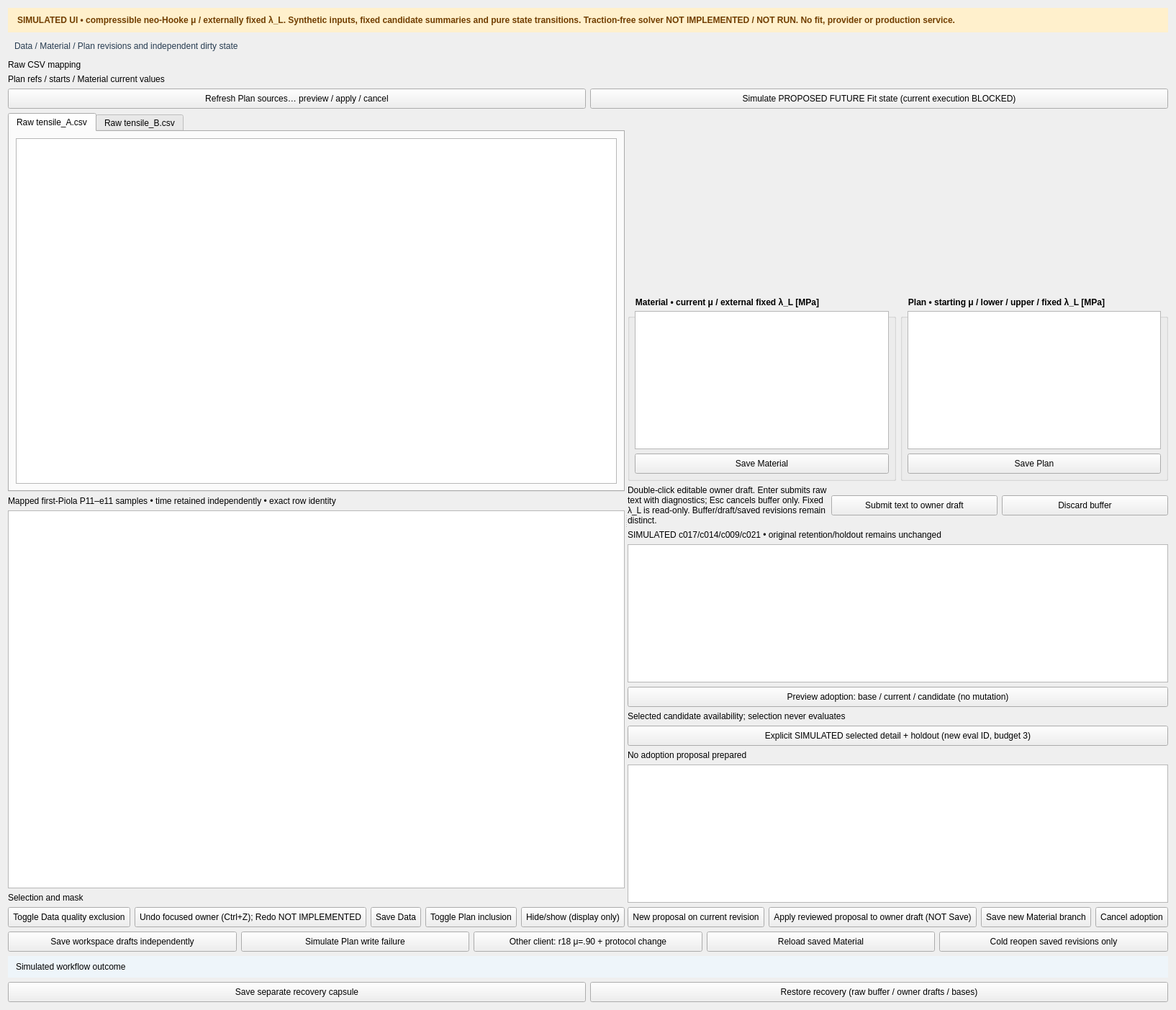
<?xml version='1.0' encoding='UTF-8'?>
<ui version="4.0">
 <class>MaterialPlanningForm</class>
 <widget class="QWidget" name="MaterialPlanningForm">
  <property name="windowTitle">
   <string>SIMULATED UI • Material planning</string>
  </property>
  <property name="styleSheet">
   <string>QWidget {font-family: Segoe UI; font-size: 12px;} QGroupBox {font-weight: bold; margin-top: 9px;} QGroupBox::title {subcontrol-origin: margin; left: 9px;} QPushButton {padding: 6px;} QTableWidget {font-weight: normal;} QLabel#simulationLabel {background: #fff0cc; color: #713e00; padding: 10px; font-weight: bold;} QLabel#messageLabel {background: #eef5fa; padding: 8px;} QLabel#stateLabel {padding: 6px; color: #263b50;}</string>
  </property>
  <layout class="QVBoxLayout" name="mainLayout">
   <item>
    <widget class="QLabel" name="simulationLabel">
     <property name="wordWrap">
      <bool>true</bool>
     </property>
     <property name="text">
      <string>SIMULATED UI • compressible neo-Hooke μ / externally fixed λ_L. Synthetic inputs, fixed candidate summaries and pure state transitions. Traction-free solver NOT IMPLEMENTED / NOT RUN. No fit, provider or production service.</string>
     </property>
    </widget>
   </item>
   <item>
    <widget class="QLabel" name="stateLabel">
     <property name="wordWrap">
      <bool>true</bool>
     </property>
     <property name="text">
      <string>Data / Material / Plan revisions and independent dirty state</string>
     </property>
    </widget>
   </item>
   <item>
    <widget class="QLabel" name="mappingLabel">
     <property name="wordWrap">
      <bool>true</bool>
     </property>
     <property name="text">
      <string>Raw CSV mapping</string>
     </property>
    </widget>
   </item>
   <item>
    <widget class="QLabel" name="sourceRefsLabel">
     <property name="wordWrap">
      <bool>true</bool>
     </property>
     <property name="text">
      <string>Plan refs / starts / Material current values</string>
     </property>
    </widget>
   </item>
   <item>
    <layout class="QHBoxLayout" name="sourceControls">
     <item>
      <widget class="QPushButton" name="refreshSourceButton">
       <property name="text">
        <string>Refresh Plan sources… preview / apply / cancel</string>
       </property>
      </widget>
     </item>
     <item>
      <widget class="QPushButton" name="simulateRunButton">
       <property name="text">
        <string>Simulate PROPOSED FUTURE Fit state (current execution BLOCKED)</string>
       </property>
      </widget>
     </item>
    </layout>
   </item>
   <item>
    <widget class="QSplitter" name="mainSplitter">
     <property name="orientation">
      <enum>Qt::Horizontal</enum>
     </property>
     <widget class="QWidget" name="inputPanel">
      <layout class="QVBoxLayout" name="inputLayout">
       <item>
        <widget class="QTabWidget" name="rawTabs">
         <widget class="QWidget" name="rawATab">
          <attribute name="title">
           <string>Raw tensile_A.csv</string>
          </attribute>
          <layout class="QVBoxLayout" name="rawALayout">
           <item>
            <widget class="QTableWidget" name="rawA">
             <property name="minimumHeight">
              <number>110</number>
             </property>
             <property name="maximumHeight">
              <number>200</number>
             </property>
            </widget>
           </item>
          </layout>
         </widget>
         <widget class="QWidget" name="rawBTab">
          <attribute name="title">
           <string>Raw tensile_B.csv</string>
          </attribute>
          <layout class="QVBoxLayout" name="rawBLayout">
           <item>
            <widget class="QTableWidget" name="rawB">
             <property name="minimumHeight">
              <number>110</number>
             </property>
             <property name="maximumHeight">
              <number>200</number>
             </property>
            </widget>
           </item>
          </layout>
         </widget>
        </widget>
       </item>
       <item>
        <widget class="QLabel" name="normalizedLabel">
         <property name="text">
          <string>Mapped first-Piola P11–e11 samples • time retained independently • exact row identity</string>
         </property>
        </widget>
       </item>
       <item>
        <widget class="QTableWidget" name="normalizedTable">
         <property name="minimumHeight">
          <number>110</number>
         </property>
         <property name="maximumHeight">
          <number>200</number>
         </property>
        </widget>
       </item>
       <item>
        <widget class="QLabel" name="selectionLabel">
         <property name="wordWrap">
          <bool>true</bool>
         </property>
         <property name="text">
          <string>Selection and mask</string>
         </property>
        </widget>
       </item>
       <item>
        <layout class="QHBoxLayout" name="maskActions">
         <item>
          <widget class="QPushButton" name="toggleMaskButton">
           <property name="text">
            <string>Toggle Data quality exclusion</string>
           </property>
          </widget>
         </item>
         <item>
          <widget class="QPushButton" name="undoMaskButton">
           <property name="text">
            <string>Undo focused owner (Ctrl+Z); Redo NOT IMPLEMENTED</string>
           </property>
          </widget>
         </item>
         <item>
          <widget class="QPushButton" name="saveDataButton">
           <property name="text">
            <string>Save Data</string>
           </property>
          </widget>
         </item>
         <item>
          <widget class="QPushButton" name="planMaskButton">
           <property name="text">
            <string>Toggle Plan inclusion</string>
           </property>
          </widget>
         </item>
         <item>
          <widget class="QPushButton" name="hideButton">
           <property name="text">
            <string>Hide/show (display only)</string>
           </property>
          </widget>
         </item>
        </layout>
       </item>
      </layout>
     </widget>
     <widget class="QWidget" name="materialPanel">
      <layout class="QVBoxLayout" name="materialLayout">
       <item>
        <widget class="QWidget" name="plotContainer">
         <property name="minimumSize">
          <size>
           <width>550</width>
           <height>250</height>
          </size>
         </property>
        </widget>
       </item>
       <item>
        <layout class="QHBoxLayout" name="valueGroups">
         <item>
          <widget class="QGroupBox" name="materialGroup">
           <layout class="QVBoxLayout" name="materialGroupLayout">
            <item>
             <widget class="QTableWidget" name="coefficientTable">
              <property name="minimumHeight">
               <number>110</number>
              </property>
              <property name="maximumHeight">
               <number>140</number>
              </property>
             </widget>
            </item>
            <item>
             <widget class="QPushButton" name="saveMaterialButton">
              <property name="text">
               <string>Save Material</string>
              </property>
             </widget>
            </item>
           </layout>
           <property name="title">
            <string>Material • current μ / external fixed λ_L [MPa]</string>
           </property>
          </widget>
         </item>
         <item>
          <widget class="QGroupBox" name="planGroup">
           <layout class="QVBoxLayout" name="planGroupLayout">
            <item>
             <widget class="QTableWidget" name="boundsTable">
              <property name="minimumHeight">
               <number>110</number>
              </property>
              <property name="maximumHeight">
               <number>140</number>
              </property>
             </widget>
            </item>
            <item>
             <widget class="QPushButton" name="savePlanButton">
              <property name="text">
               <string>Save Plan</string>
              </property>
             </widget>
            </item>
           </layout>
           <property name="title">
            <string>Plan • starting μ / lower / upper / fixed λ_L [MPa]</string>
           </property>
          </widget>
         </item>
        </layout>
       </item>
       <item>
        <layout class="QHBoxLayout" name="bufferActions">
         <item>
          <widget class="QLabel" name="bufferHelp">
           <property name="wordWrap">
            <bool>true</bool>
           </property>
           <property name="text">
            <string>Double-click editable owner draft. Enter submits raw text with diagnostics; Esc cancels buffer only. Fixed λ_L is read-only. Buffer/draft/saved revisions remain distinct.</string>
           </property>
          </widget>
         </item>
         <item>
          <widget class="QPushButton" name="commitBufferButton">
           <property name="text">
            <string>Submit text to owner draft</string>
           </property>
          </widget>
         </item>
         <item>
          <widget class="QPushButton" name="discardBufferButton">
           <property name="text">
            <string>Discard buffer</string>
           </property>
          </widget>
         </item>
        </layout>
       </item>
       <item>
        <widget class="QLabel" name="candidatesLabel">
         <property name="text">
          <string>SIMULATED c017/c014/c009/c021 • original retention/holdout remains unchanged</string>
         </property>
        </widget>
       </item>
       <item>
        <widget class="QTableWidget" name="candidateTable">
         <property name="minimumHeight">
          <number>110</number>
         </property>
         <property name="maximumHeight">
          <number>140</number>
         </property>
        </widget>
       </item>
       <item>
        <widget class="QPushButton" name="adoptButton">
         <property name="text">
          <string>Preview adoption: base / current / candidate (no mutation)</string>
         </property>
        </widget>
       </item>
       <item>
        <widget class="QLabel" name="candidateDetailLabel">
         <property name="text">
          <string>Selected candidate availability; selection never evaluates</string>
         </property>
         <property name="wordWrap">
          <bool>true</bool>
         </property>
        </widget>
       </item>
       <item>
        <widget class="QPushButton" name="evaluateDetailsButton">
         <property name="text">
          <string>Explicit SIMULATED selected detail + holdout (new eval ID, budget 3)</string>
         </property>
        </widget>
       </item>
       <item>
        <widget class="QLabel" name="adoptionLabel">
         <property name="text">
          <string>No adoption proposal prepared</string>
         </property>
         <property name="wordWrap">
          <bool>true</bool>
         </property>
        </widget>
       </item>
       <item>
        <widget class="QTableWidget" name="adoptionDiffTable">
         <property name="minimumHeight">
          <number>100</number>
         </property>
         <property name="maximumHeight">
          <number>130</number>
         </property>
        </widget>
       </item>
       <item>
        <layout class="QHBoxLayout" name="adoptionChoices">
         <item>
          <widget class="QPushButton" name="newProposalButton">
           <property name="text">
            <string>New proposal on current revision</string>
           </property>
          </widget>
         </item>
         <item>
          <widget class="QPushButton" name="applyProposalButton">
           <property name="text">
            <string>Apply reviewed proposal to owner draft (NOT Save)</string>
           </property>
          </widget>
         </item>
         <item>
          <widget class="QPushButton" name="branchButton">
           <property name="text">
            <string>Save new Material branch</string>
           </property>
          </widget>
         </item>
         <item>
          <widget class="QPushButton" name="cancelAdoptionButton">
           <property name="text">
            <string>Cancel adoption</string>
           </property>
          </widget>
         </item>
        </layout>
       </item>
      </layout>
     </widget>
    </widget>
   </item>
   <item>
    <layout class="QHBoxLayout" name="saveActions">
     <item>
      <widget class="QPushButton" name="saveAllButton">
       <property name="text">
        <string>Save workspace drafts independently</string>
       </property>
      </widget>
     </item>
     <item>
      <widget class="QPushButton" name="partialSaveButton">
       <property name="text">
        <string>Simulate Plan write failure</string>
       </property>
      </widget>
     </item>
     <item>
      <widget class="QPushButton" name="injectConflictButton">
       <property name="text">
        <string>Other client: r18 μ=.90 + protocol change</string>
       </property>
      </widget>
     </item>
     <item>
      <widget class="QPushButton" name="reloadMaterialButton">
       <property name="text">
        <string>Reload saved Material</string>
       </property>
      </widget>
     </item>
     <item>
      <widget class="QPushButton" name="reopenButton">
       <property name="text">
        <string>Cold reopen saved revisions only</string>
       </property>
      </widget>
     </item>
    </layout>
   </item>
   <item>
    <widget class="QLabel" name="messageLabel">
     <property name="wordWrap">
      <bool>true</bool>
     </property>
     <property name="text">
      <string>Simulated workflow outcome</string>
     </property>
    </widget>
   </item>
   <item>
    <layout class="QHBoxLayout" name="recoveryActions">
     <item>
      <widget class="QPushButton" name="preserveRecoveryButton">
       <property name="text">
        <string>Save separate recovery capsule</string>
       </property>
      </widget>
     </item>
     <item>
      <widget class="QPushButton" name="restoreRecoveryButton">
       <property name="text">
        <string>Restore recovery (raw buffer / owner drafts / bases)</string>
       </property>
      </widget>
     </item>
    </layout>
   </item>
  </layout>
 </widget>
 <resources />
 <connections />
</ui>
